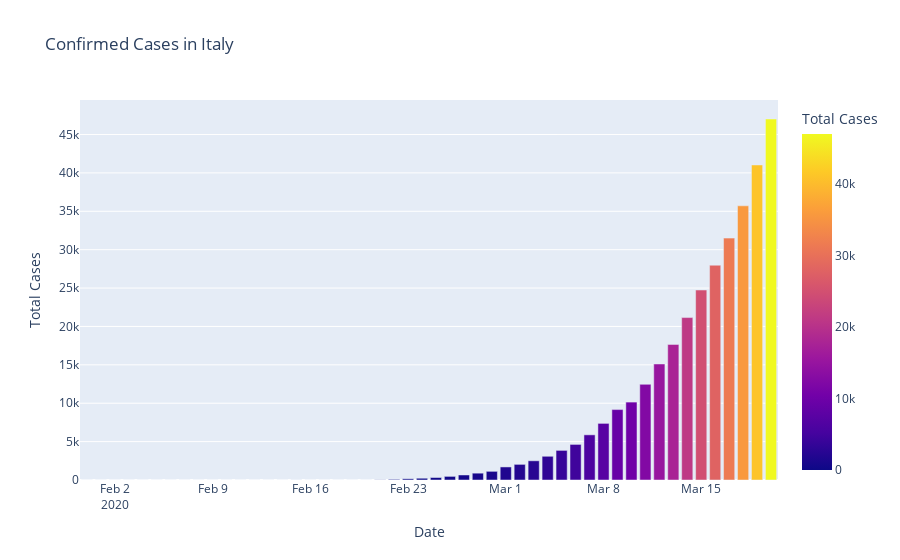
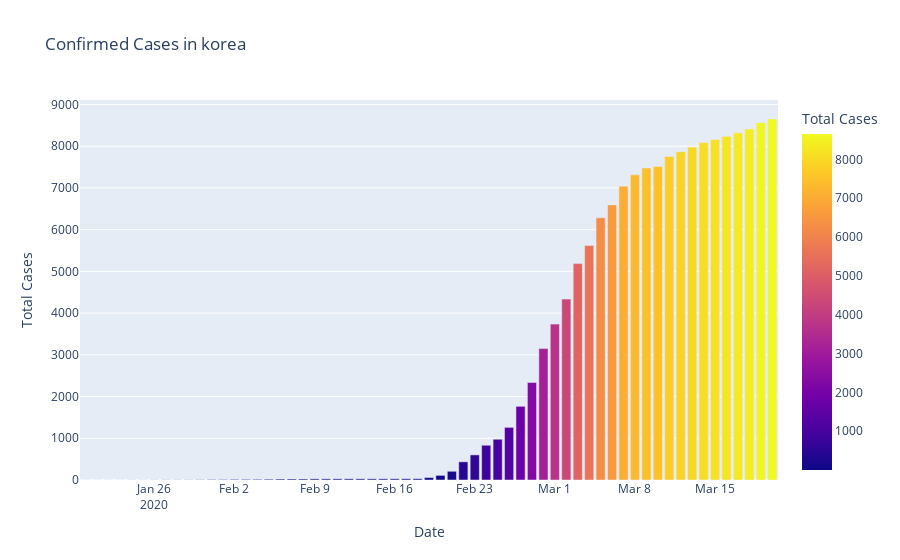

Here is the notebook cell these charts were saved with, in order:
### Code cell
fig = px.bar(dbd_Italy,x='Date',y='Total Cases',color='Total Cases',title='Confirmed Cases in Italy')
fig.show()
fig = px.bar(dbd_Korea,x='Date',y='Total Cases',color='Total Cases',title='Confirmed Cases in korea')
fig.show()
fig = px.bar(dbd_Wuhan,x='Date',y='Total Cases',color='Total Cases',title='Confirmed Cases in Wuhan')
fig.show()

### Figure 1 — Plotly figure (JSON) as saved in the notebook; plotly's stock layout.template omitted (floating-point values rounded to 4 significant figures)
{"data": [{"alignmentgroup": "True", "hovertemplate": "Date=%{x}<br>Total Cases=%{marker.color}<extra></extra>", "legendgroup": "", "marker": {"color": [2, 2, 2, 2, 2, 2, 3, 3, 3, 3, 3, 3, 3, 3, 3, 3, 3, 3, 3, 3, 3, 3, 20, 79, 157, 229, 323, 470, 655, 889, 1128, 1701, 2036, 2502, 3089, 3858, 4636, 5883, 7375, 9172, 10149, 12462, 15113, 17660, 21157, 24747, 27980, 31506, 35713, 41035, 47021], "coloraxis": "coloraxis"}, "name": "", "offsetgroup": "", "orientation": "v", "showlegend": false, "textposition": "auto", "type": "bar", "x": ["2020-01-31T00:00:00", "2020-02-01T00:00:00", "2020-02-02T00:00:00", "2020-02-03T00:00:00", "2020-02-04T00:00:00", "2020-02-05T00:00:00", "2020-02-06T00:00:00", "2020-02-07T00:00:00", "2020-02-08T00:00:00", "2020-02-09T00:00:00", "2020-02-10T00:00:00", "2020-02-11T00:00:00", "2020-02-12T00:00:00", "2020-02-13T00:00:00", "2020-02-14T00:00:00", "2020-02-15T00:00:00", "2020-02-15T00:00:00", "2020-02-16T00:00:00", "2020-02-17T00:00:00", "2020-02-18T00:00:00", "2020-02-19T00:00:00", "2020-02-20T00:00:00", "2020-02-21T00:00:00", "2020-02-22T00:00:00", "2020-02-23T00:00:00", "2020-02-24T00:00:00", "2020-02-25T00:00:00", "2020-02-26T00:00:00", "2020-02-27T00:00:00", "2020-02-28T00:00:00", "2020-02-29T00:00:00", "2020-03-01T00:00:00", "2020-03-02T00:00:00", "2020-03-03T00:00:00", "2020-03-04T00:00:00", "2020-03-05T00:00:00", "2020-03-06T00:00:00", "2020-03-07T00:00:00", "2020-03-08T00:00:00", "2020-03-09T00:00:00", "2020-03-10T00:00:00", "2020-03-11T00:00:00", "2020-03-12T00:00:00", "2020-03-13T00:00:00", "2020-03-14T00:00:00", "2020-03-15T00:00:00", "2020-03-16T00:00:00", "2020-03-17T00:00:00", "2020-03-18T00:00:00", "2020-03-19T00:00:00", "2020-03-20T00:00:00"], "xaxis": "x", "y": [2, 2, 2, 2, 2, 2, 3, 3, 3, 3, 3, 3, 3, 3, 3, 3, 3, 3, 3, 3, 3, 3, 20, 79, 157, 229, 323, 470, 655, 889, 1128, 1701, 2036, 2502, 3089, 3858, 4636, 5883, 7375, 9172, 10149, 12462, 15113, 17660, 21157, 24747, 27980, 31506, 35713, 41035, 47021], "yaxis": "y"}], "layout": {"barmode": "relative", "coloraxis": {"colorbar": {"title": {"text": "Total Cases"}}, "colorscale": [[0, "#0d0887"], [0.1111, "#46039f"], [0.2222, "#7201a8"], [0.3333, "#9c179e"], [0.4444, "#bd3786"], [0.5556, "#d8576b"], [0.6667, "#ed7953"], [0.7778, "#fb9f3a"], [0.8889, "#fdca26"], [1, "#f0f921"]]}, "legend": {"tracegroupgap": 0}, "title": {"text": "Confirmed Cases in Italy"}, "xaxis": {"anchor": "y", "domain": [0, 1], "title": {"text": "Date"}}, "yaxis": {"anchor": "x", "domain": [0, 1], "title": {"text": "Total Cases"}}}}

### Figure 2 — Plotly figure (JSON) as saved in the notebook; plotly's stock layout.template omitted (floating-point values rounded to 4 significant figures)
{"data": [{"alignmentgroup": "True", "hovertemplate": "Date=%{x}<br>Total Cases=%{marker.color}<extra></extra>", "legendgroup": "", "marker": {"color": [1, 1, 1, 1, 2, 2, 3, 4, 4, 4, 6, 11, 12, 15, 15, 16, 19, 23, 24, 24, 27, 27, 28, 28, 28, 28, 28, 29, 30, 31, 58, 111, 209, 436, 602, 833, 977, 1261, 1766, 2337, 3150, 3736, 4335, 5186, 5621, 6284, 6593, 7041, 7313, 7478, 7513, 7755, 7869, 7979, 8086, 8162, 8236, 8320, 8413, 8565, 8652], "coloraxis": "coloraxis"}, "name": "", "offsetgroup": "", "orientation": "v", "showlegend": false, "textposition": "auto", "type": "bar", "x": ["2020-01-20T00:00:00", "2020-01-21T00:00:00", "2020-01-22T00:00:00", "2020-01-23T00:00:00", "2020-01-24T00:00:00", "2020-01-25T00:00:00", "2020-01-26T00:00:00", "2020-01-27T00:00:00", "2020-01-28T00:00:00", "2020-01-29T00:00:00", "2020-01-30T00:00:00", "2020-01-31T00:00:00", "2020-02-01T00:00:00", "2020-02-02T00:00:00", "2020-02-03T00:00:00", "2020-02-04T00:00:00", "2020-02-05T00:00:00", "2020-02-06T00:00:00", "2020-02-07T00:00:00", "2020-02-08T00:00:00", "2020-02-09T00:00:00", "2020-02-10T00:00:00", "2020-02-11T00:00:00", "2020-02-12T00:00:00", "2020-02-13T00:00:00", "2020-02-14T00:00:00", "2020-02-15T00:00:00", "2020-02-16T00:00:00", "2020-02-17T00:00:00", "2020-02-18T00:00:00", "2020-02-19T00:00:00", "2020-02-20T00:00:00", "2020-02-21T00:00:00", "2020-02-22T00:00:00", "2020-02-23T00:00:00", "2020-02-24T00:00:00", "2020-02-25T00:00:00", "2020-02-26T00:00:00", "2020-02-27T00:00:00", "2020-02-28T00:00:00", "2020-02-29T00:00:00", "2020-03-01T00:00:00", "2020-03-02T00:00:00", "2020-03-03T00:00:00", "2020-03-04T00:00:00", "2020-03-05T00:00:00", "2020-03-06T00:00:00", "2020-03-07T00:00:00", "2020-03-08T00:00:00", "2020-03-09T00:00:00", "2020-03-10T00:00:00", "2020-03-11T00:00:00", "2020-03-12T00:00:00", "2020-03-13T00:00:00", "2020-03-14T00:00:00", "2020-03-15T00:00:00", "2020-03-16T00:00:00", "2020-03-17T00:00:00", "2020-03-18T00:00:00", "2020-03-19T00:00:00", "2020-03-20T00:00:00"], "xaxis": "x", "y": [1, 1, 1, 1, 2, 2, 3, 4, 4, 4, 6, 11, 12, 15, 15, 16, 19, 23, 24, 24, 27, 27, 28, 28, 28, 28, 28, 29, 30, 31, 58, 111, 209, 436, 602, 833, 977, 1261, 1766, 2337, 3150, 3736, 4335, 5186, 5621, 6284, 6593, 7041, 7313, 7478, 7513, 7755, 7869, 7979, 8086, 8162, 8236, 8320, 8413, 8565, 8652], "yaxis": "y"}], "layout": {"barmode": "relative", "coloraxis": {"colorbar": {"title": {"text": "Total Cases"}}, "colorscale": [[0, "#0d0887"], [0.1111, "#46039f"], [0.2222, "#7201a8"], [0.3333, "#9c179e"], [0.4444, "#bd3786"], [0.5556, "#d8576b"], [0.6667, "#ed7953"], [0.7778, "#fb9f3a"], [0.8889, "#fdca26"], [1, "#f0f921"]]}, "legend": {"tracegroupgap": 0}, "title": {"text": "Confirmed Cases in korea"}, "xaxis": {"anchor": "y", "domain": [0, 1], "title": {"text": "Date"}}, "yaxis": {"anchor": "x", "domain": [0, 1], "title": {"text": "Total Cases"}}}}
